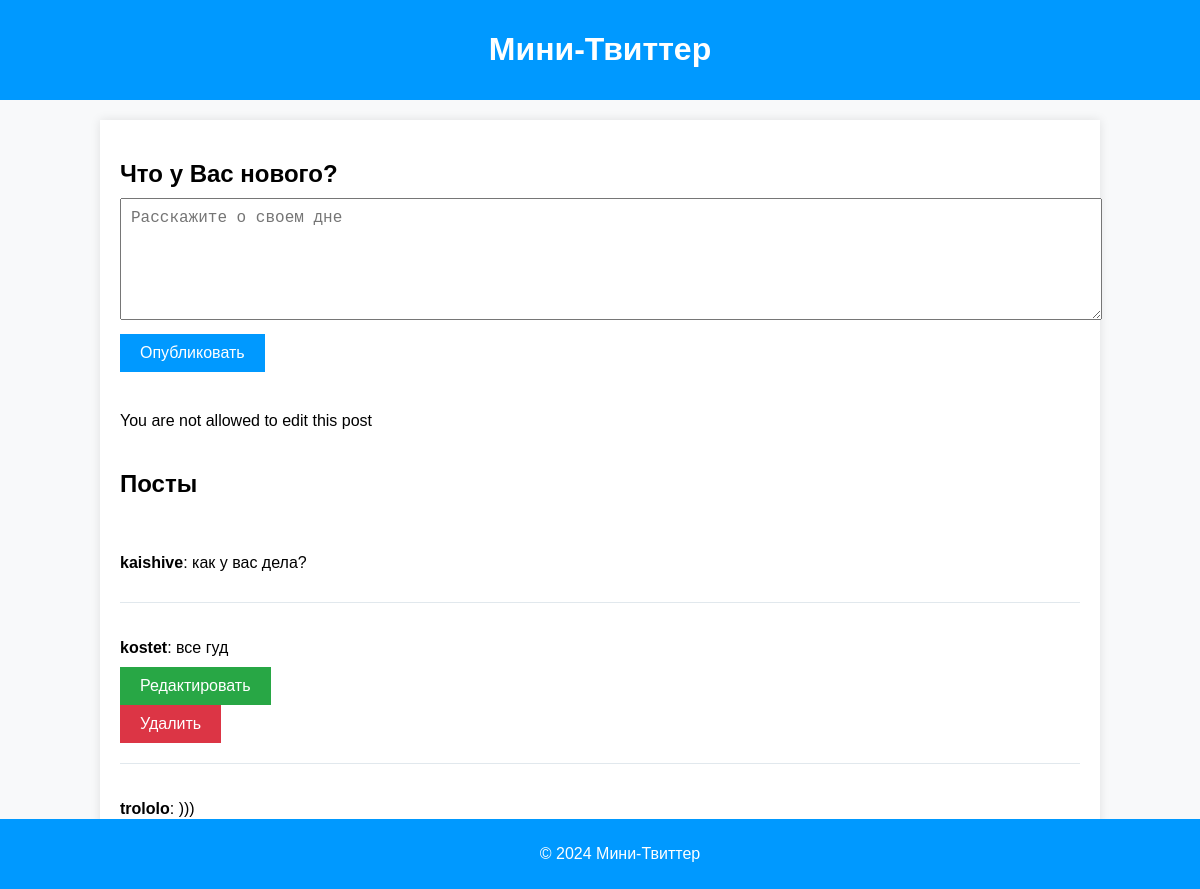
The page /posts/1/edit (signed in) on the database its author committed.
### models/post_user_model.py (models this page shows)
class Post(Base):
    __tablename__ = "posts"
    id = Column(Integer, primary_key=True, index=True)
    content = Column(String, nullable=False)
    slug = Column(String, unique=True, index=True)
    user_id = Column(Integer, ForeignKey('users.id'), nullable=False)
    user = relationship("User", back_populates="posts")

class User(Base):
    __tablename__ = "users"
    id = Column(Integer, primary_key=True, index=True)
    username = Column(String, unique=True, index=True, nullable=False)
    email = Column(String, unique=True, index=True, nullable=False)
    hashed_password = Column(String, nullable=False)
    slug = Column(String, unique=True, index=True)
    posts = relationship("Post", back_populates="user")

### routers/posts_crud.py (the view)
@router.get("/posts/{post_id}/edit", response_class=HTMLResponse)
async def edit_post(request: Request, post_id: int, db: Annotated[Session, Depends(get_db)],
                    user_id: Optional[int] = Cookie(None)):
    if user_id is None:
        error_message = "User ID cookie is missing"
        return templates.TemplateResponse("page_blog.html",
                                          {"request": request, "posts": db.scalars(select(Post)).all(),
                                           "user_id": user_id, "error_message": error_message})
    post = db.query(Post).filter(Post.id == post_id).first()
    if not post:
        error_message = "Post not found"
        return templates.TemplateResponse("page_blog.html",
                                          {"request": request, "posts": db.scalars(select(Post)).all(),
                                           "user_id": user_id, "error_message": error_message})
    if post.user_id != user_id:
        error_message = "You are not allowed to edit this post"
        return templates.TemplateResponse("page_blog.html",
                                          {"request": request, "posts": db.scalars(select(Post)).all(),
                                           "user_id": user_id, "error_message": error_message})
    return templates.TemplateResponse("edit_post.html", {"request": request, "post": post})

### templates/page_blog.html (shortened to what this page needs)
<!DOCTYPE html>
<html lang="en">
<head>
    <link rel="stylesheet" type="text/css" href="/static/page_style.css">
</head>
<body>
    <header>
        <div class="header-container">
            <h1>Мини-Твиттер</h1>
        </div>
    </header>
    <main>
        <div class="container">
            <div class="new-post">
                <h2>Что у Вас нового?</h2>
                <form id="newPostForm" action="/posts/" method="post">
                    <textarea id="postContent" name="content" placeholder="Расскажите о своем дне" required></textarea>
                    <button type="submit">Опубликовать</button>
                </form>
            </div>
            {% if error_message %}
                <div class="error-message">{{ error_message }}</div>
            {% endif %}
            <div class="posts">
                <h2>Посты</h2>
                {% for post in posts %}
                <div class="post" data-post-id="{{ post.id }}">
                    <p><strong>{{ post.user.username }}</strong>: {{ post.content }}</p>
                    {% if post.user_id == user_id %}
                        <button class="edit-btn" onclick="window.location.href='/posts/{{ post.id }}/edit'">Редактировать</button>
                        <form action="/posts/{{ post.id }}/delete" method="post">
                            <button class="delete-btn" type="submit">Удалить</button>
                        </form>
                    {% endif %}
                </div>
                {% endfor %}
            </div>
        </div>
    </main>
    <footer>
        <div class="footer-container">
            <p>&copy; 2024 Мини-Твиттер</p>
        </div>
    </footer>
</body>
</html>

### templates/page_style.css (style rules this page uses)
body { font-family: 'Arial', sans-serif; background-color: #f8f9fa; margin: 0; padding: 0; }
.header-container { background-color: #0099ff; color: white; padding: 10px 20px; text-align: center; }
.container { width: 80%; margin: 20px auto; padding: 20px; background-color: white; box-shadow: 0 0 10px rgba(0, 0, 0, 0.1); }
.new-post { margin-bottom: 40px; }
.new-post h2 { margin-bottom: 10px; }
textarea { width: 100%; height: 100px; margin-bottom: 10px; padding: 10px; font-size: 16px; resize: vertical; }
button { background-color: #0099ff; color: white; border: none; padding: 10px 20px; font-size: 16px; cursor: pointer; transition: background-color 0.3s; }
.posts { margin-top: 40px; }
.post { border-bottom: 1px solid #e1e8ed; padding: 20px 0; }
.post p { margin-bottom: 10px; }
.edit-btn { background-color: #28a745; margin-right: 10px; }
.delete-btn { background-color: #dc3545; }
.footer-container { background-color: #0099ff; color: white; text-align: center; padding: 10px 20px; position: fixed; bottom: 0; width: 100%; }

### rows shown on the page
Post: user.username "kaishive", content "как у вас дела?"
Post: user.username "kostet", content "все гуд"
Post: user.username "trololo", content ")))"

### other values the page prints
{{ error_message }} "You are not allowed to edit this post"
